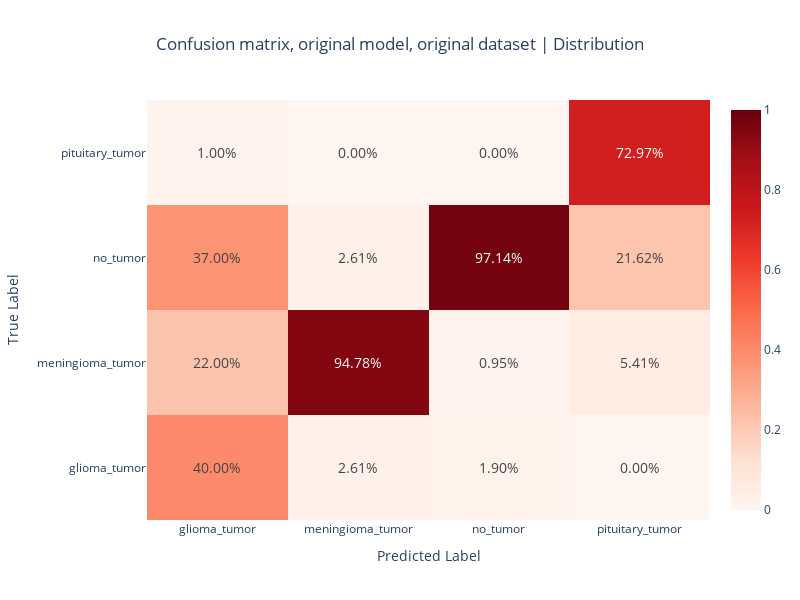

Notebook code cell kept with this figure:
### Code cell
confusion_matrix_distrib_plot(
    df=confusion_matrix_distribution_archive,
    dataset_name="original dataset",
    color="Reds",
)

### Figure 1 — Plotly figure (JSON) as saved in the notebook; plotly's stock layout.template omitted (floating-point values rounded to 4 significant figures)
{"data": [{"colorscale": [[0, "rgb(255,245,240)"], [0.125, "rgb(254,224,210)"], [0.25, "rgb(252,187,161)"], [0.375, "rgb(252,146,114)"], [0.5, "rgb(251,106,74)"], [0.625, "rgb(239,59,44)"], [0.75, "rgb(203,24,29)"], [0.875, "rgb(165,15,21)"], [1, "rgb(103,0,13)"]], "textfont": {"size": 14}, "texttemplate": "%{z:.2%}", "type": "heatmap", "x": ["glioma_tumor", "meningioma_tumor", "no_tumor", "pituitary_tumor"], "y": ["glioma_tumor", "meningioma_tumor", "no_tumor", "pituitary_tumor"], "z": [[0.4, 0.02609, 0.01905, 0], [0.22, 0.9478, 0.009524, 0.05405], [0.37, 0.02609, 0.9714, 0.2162], [0.01, 0, 0, 0.7297]], "zmax": 1, "zmin": 0}], "layout": {"height": 600, "title": {"text": "Confusion matrix, original model, original dataset | Distribution", "x": 0.5, "xanchor": "center"}, "width": 800, "xaxis": {"title": {"text": "Predicted Label"}}, "yaxis": {"title": {"text": "True Label"}}}}
